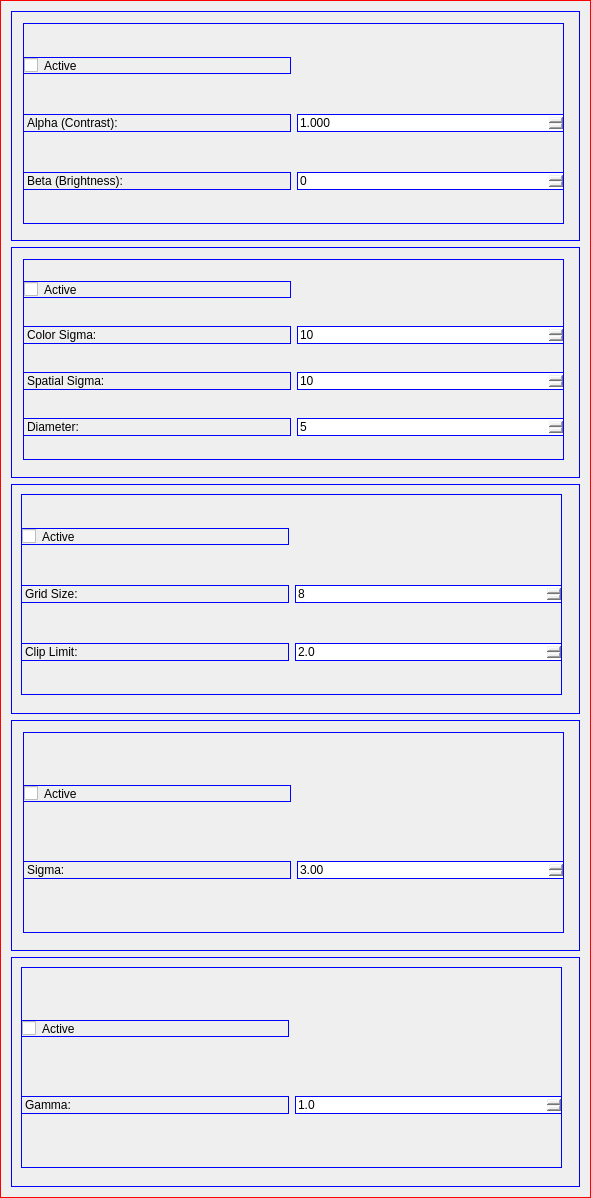
<?xml version="1.0" encoding="UTF-8"?>
<ui version="4.0">
 <class>Image_Processing_Widget</class>
 <widget class="QWidget" name="Image_Processing_Widget">
  <property name="geometry">
   <rect>
    <x>0</x>
    <y>0</y>
    <width>591</width>
    <height>1198</height>
   </rect>
  </property>
  <property name="sizePolicy">
   <sizepolicy hsizetype="Preferred" vsizetype="Preferred">
    <horstretch>0</horstretch>
    <verstretch>1</verstretch>
   </sizepolicy>
  </property>
  <property name="minimumSize">
   <size>
    <width>400</width>
    <height>675</height>
   </size>
  </property>
  <property name="windowTitle">
   <string>Form</string>
  </property>
  <property name="styleSheet">
   <string notr="true">border: 1px solid red</string>
  </property>
  <layout class="QVBoxLayout" name="verticalLayout" stretch="0,0,0,0,0">
   <property name="spacing">
    <number>-1</number>
   </property>
   <property name="sizeConstraint">
    <enum>QLayout::SetMaximumSize</enum>
   </property>
   <item>
    <widget class="Section" name="lin_trans_box" native="true">
     <property name="enabled">
      <bool>true</bool>
     </property>
     <property name="sizePolicy">
      <sizepolicy hsizetype="Expanding" vsizetype="Expanding">
       <horstretch>1</horstretch>
       <verstretch>1</verstretch>
      </sizepolicy>
     </property>
     <property name="minimumSize">
      <size>
       <width>0</width>
       <height>100</height>
      </size>
     </property>
     <property name="styleSheet">
      <string notr="true">border: 1px solid blue;</string>
     </property>
     <widget class="QWidget" name="lin_trans_wrap" native="true">
      <property name="geometry">
       <rect>
        <x>12</x>
        <y>12</y>
        <width>541</width>
        <height>201</height>
       </rect>
      </property>
      <property name="sizePolicy">
       <sizepolicy hsizetype="Expanding" vsizetype="Preferred">
        <horstretch>0</horstretch>
        <verstretch>0</verstretch>
       </sizepolicy>
      </property>
      <layout class="QGridLayout" name="gridLayout_2">
       <item row="1" column="0">
        <widget class="QLabel" name="alpha_label">
         <property name="text">
          <string>Alpha (Contrast):</string>
         </property>
        </widget>
       </item>
       <item row="0" column="0">
        <widget class="QCheckBox" name="contrast_checkbox">
         <property name="text">
          <string>Active</string>
         </property>
        </widget>
       </item>
       <item row="3" column="0">
        <widget class="QLabel" name="beta_label">
         <property name="text">
          <string>Beta (Brightness):</string>
         </property>
        </widget>
       </item>
       <item row="3" column="1">
        <widget class="QSpinBox" name="beta_spinbox">
         <property name="minimum">
          <number>-100000</number>
         </property>
         <property name="maximum">
          <number>100000</number>
         </property>
        </widget>
       </item>
       <item row="1" column="1">
        <widget class="QDoubleSpinBox" name="alpha_dspinbox">
         <property name="decimals">
          <number>3</number>
         </property>
         <property name="minimum">
          <double>-255.000000000000000</double>
         </property>
         <property name="maximum">
          <double>255.000000000000000</double>
         </property>
         <property name="singleStep">
          <double>0.010000000000000</double>
         </property>
         <property name="value">
          <double>1.000000000000000</double>
         </property>
        </widget>
       </item>
      </layout>
     </widget>
    </widget>
   </item>
   <item>
    <widget class="Section" name="bilateral_filter_box" native="true">
     <property name="enabled">
      <bool>true</bool>
     </property>
     <property name="sizePolicy">
      <sizepolicy hsizetype="Expanding" vsizetype="Expanding">
       <horstretch>1</horstretch>
       <verstretch>1</verstretch>
      </sizepolicy>
     </property>
     <property name="minimumSize">
      <size>
       <width>0</width>
       <height>101</height>
      </size>
     </property>
     <property name="styleSheet">
      <string notr="true">border: 1px solid blue;</string>
     </property>
     <widget class="QWidget" name="bilateral_filter_wrap" native="true">
      <property name="geometry">
       <rect>
        <x>12</x>
        <y>12</y>
        <width>541</width>
        <height>201</height>
       </rect>
      </property>
      <property name="sizePolicy">
       <sizepolicy hsizetype="Expanding" vsizetype="Preferred">
        <horstretch>0</horstretch>
        <verstretch>0</verstretch>
       </sizepolicy>
      </property>
      <layout class="QGridLayout" name="gridLayout">
       <item row="1" column="0">
        <widget class="QLabel" name="label_6">
         <property name="text">
          <string>Color Sigma:</string>
         </property>
        </widget>
       </item>
       <item row="2" column="0">
        <widget class="QLabel" name="label_5">
         <property name="text">
          <string>Spatial Sigma:</string>
         </property>
        </widget>
       </item>
       <item row="0" column="0">
        <widget class="QCheckBox" name="bilateral_checkbox">
         <property name="text">
          <string>Active</string>
         </property>
        </widget>
       </item>
       <item row="3" column="0">
        <widget class="QLabel" name="label_4">
         <property name="text">
          <string>Diameter:</string>
         </property>
        </widget>
       </item>
       <item row="2" column="1">
        <widget class="QDoubleSpinBox" name="bilateral_spatial_spinbox">
         <property name="decimals">
          <number>0</number>
         </property>
         <property name="value">
          <double>10.000000000000000</double>
         </property>
        </widget>
       </item>
       <item row="3" column="1">
        <widget class="QSpinBox" name="bilateral_d_spinbox">
         <property name="value">
          <number>5</number>
         </property>
        </widget>
       </item>
       <item row="1" column="1">
        <widget class="QDoubleSpinBox" name="bilateral_color_spinbox">
         <property name="decimals">
          <number>0</number>
         </property>
         <property name="value">
          <double>10.000000000000000</double>
         </property>
        </widget>
       </item>
      </layout>
     </widget>
    </widget>
   </item>
   <item>
    <widget class="Section" name="clahe_box" native="true">
     <property name="sizePolicy">
      <sizepolicy hsizetype="Expanding" vsizetype="Expanding">
       <horstretch>1</horstretch>
       <verstretch>1</verstretch>
      </sizepolicy>
     </property>
     <property name="minimumSize">
      <size>
       <width>0</width>
       <height>100</height>
      </size>
     </property>
     <property name="autoFillBackground">
      <bool>false</bool>
     </property>
     <property name="styleSheet">
      <string notr="true">border: 1px solid blue;</string>
     </property>
     <widget class="QWidget" name="clahe_wrap" native="true">
      <property name="geometry">
       <rect>
        <x>10</x>
        <y>10</y>
        <width>541</width>
        <height>201</height>
       </rect>
      </property>
      <property name="sizePolicy">
       <sizepolicy hsizetype="Expanding" vsizetype="Preferred">
        <horstretch>0</horstretch>
        <verstretch>0</verstretch>
       </sizepolicy>
      </property>
      <layout class="QGridLayout" name="gridLayout_3">
       <item row="0" column="0">
        <widget class="QCheckBox" name="clahe_checkbox">
         <property name="text">
          <string>Active</string>
         </property>
        </widget>
       </item>
       <item row="1" column="0">
        <widget class="QLabel" name="label_2">
         <property name="text">
          <string>Grid Size:</string>
         </property>
        </widget>
       </item>
       <item row="2" column="1">
        <widget class="QDoubleSpinBox" name="clahe_clip_spinbox">
         <property name="decimals">
          <number>1</number>
         </property>
         <property name="value">
          <double>2.000000000000000</double>
         </property>
        </widget>
       </item>
       <item row="1" column="1">
        <widget class="QSpinBox" name="clahe_grid_spinbox">
         <property name="value">
          <number>8</number>
         </property>
        </widget>
       </item>
       <item row="2" column="0">
        <widget class="QLabel" name="label_3">
         <property name="text">
          <string>Clip Limit:</string>
         </property>
        </widget>
       </item>
      </layout>
     </widget>
    </widget>
   </item>
   <item>
    <widget class="Section" name="sharpen_box" native="true">
     <property name="sizePolicy">
      <sizepolicy hsizetype="Expanding" vsizetype="Expanding">
       <horstretch>1</horstretch>
       <verstretch>1</verstretch>
      </sizepolicy>
     </property>
     <property name="minimumSize">
      <size>
       <width>0</width>
       <height>100</height>
      </size>
     </property>
     <property name="styleSheet">
      <string notr="true">border: 1px solid blue;</string>
     </property>
     <widget class="QWidget" name="sharpen_wrap" native="true">
      <property name="geometry">
       <rect>
        <x>12</x>
        <y>12</y>
        <width>541</width>
        <height>201</height>
       </rect>
      </property>
      <property name="sizePolicy">
       <sizepolicy hsizetype="Expanding" vsizetype="Preferred">
        <horstretch>0</horstretch>
        <verstretch>0</verstretch>
       </sizepolicy>
      </property>
      <layout class="QGridLayout" name="gridLayout_4">
       <item row="0" column="0">
        <widget class="QCheckBox" name="sharpen_checkbox">
         <property name="text">
          <string>Active</string>
         </property>
        </widget>
       </item>
       <item row="1" column="0">
        <widget class="QLabel" name="label">
         <property name="text">
          <string>Sigma:</string>
         </property>
        </widget>
       </item>
       <item row="1" column="1">
        <widget class="QDoubleSpinBox" name="sharpen_spinbox">
         <property name="minimum">
          <double>1.000000000000000</double>
         </property>
         <property name="maximum">
          <double>50.000000000000000</double>
         </property>
         <property name="value">
          <double>3.000000000000000</double>
         </property>
        </widget>
       </item>
      </layout>
     </widget>
    </widget>
   </item>
   <item>
    <widget class="Section" name="gamma_box" native="true">
     <property name="sizePolicy">
      <sizepolicy hsizetype="Expanding" vsizetype="Expanding">
       <horstretch>1</horstretch>
       <verstretch>1</verstretch>
      </sizepolicy>
     </property>
     <property name="minimumSize">
      <size>
       <width>0</width>
       <height>100</height>
      </size>
     </property>
     <property name="styleSheet">
      <string notr="true">border: 1px solid blue;</string>
     </property>
     <widget class="QWidget" name="gamma_wrap" native="true">
      <property name="geometry">
       <rect>
        <x>10</x>
        <y>10</y>
        <width>541</width>
        <height>201</height>
       </rect>
      </property>
      <property name="sizePolicy">
       <sizepolicy hsizetype="Expanding" vsizetype="Preferred">
        <horstretch>0</horstretch>
        <verstretch>0</verstretch>
       </sizepolicy>
      </property>
      <layout class="QGridLayout" name="gridLayout_5">
       <item row="0" column="0">
        <widget class="QCheckBox" name="gamma_checkbox">
         <property name="text">
          <string>Active</string>
         </property>
        </widget>
       </item>
       <item row="1" column="0">
        <widget class="QLabel" name="gamma_label">
         <property name="text">
          <string>Gamma:</string>
         </property>
        </widget>
       </item>
       <item row="1" column="1">
        <widget class="QDoubleSpinBox" name="gamma_dspinbox">
         <property name="decimals">
          <number>1</number>
         </property>
         <property name="minimum">
          <double>0.100000000000000</double>
         </property>
         <property name="maximum">
          <double>10.000000000000000</double>
         </property>
         <property name="singleStep">
          <double>0.100000000000000</double>
         </property>
         <property name="value">
          <double>1.000000000000000</double>
         </property>
        </widget>
       </item>
      </layout>
     </widget>
    </widget>
   </item>
  </layout>
 </widget>
 <customwidgets>
  <customwidget>
   <class>Section</class>
   <extends>QWidget</extends>
   <header>Collapsible_Widget/Section.hpp</header>
   <container>1</container>
  </customwidget>
 </customwidgets>
 <resources/>
 <connections/>
</ui>
